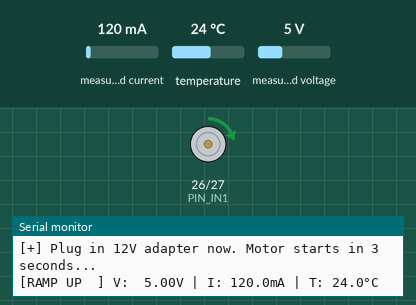
A sketch run on a simulated ESP32. Shown: motor-driver pin pairs drawn as motors (green arrow = first pin HIGH = forward, orange = second pin HIGH = backward, longer = more drive, scaled by the enable pin), the last lines printed to the serial monitor. Inputs (shaded band) come from the test bench; at power-on: measured current 120 mA, temperature 24 °C, measured voltage 5 V.

Above: at 5.2 s.
5.3 s: measured current set to 40 mA
At 9.1 s:
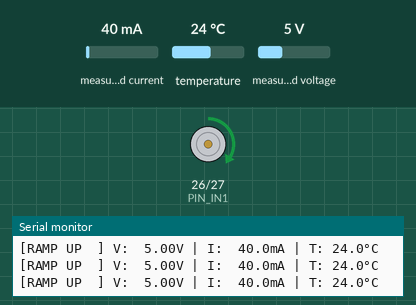
9.3 s: temperature set to 2 °C
At 13.0 s:
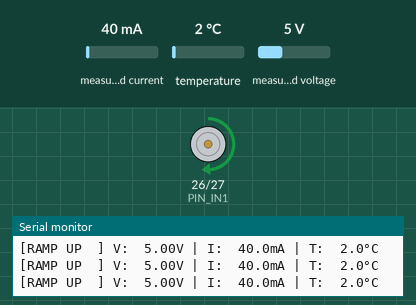
13.3 s: measured voltage set to 11.2 V
17.2 s: temperature set to 12 °C
Timing chart, 0 to 64.9 s (numbered marks = the images above; inputs shaded):
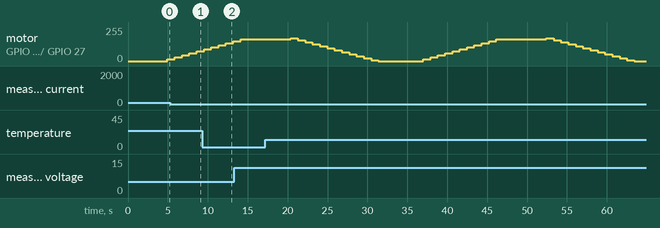

The sketch:

ina219_motordriver_temp_test.ino
```cpp
/*
 * MachinoCare - Motor Driver + INA219 (Current) + DS18B20 (Temperature)
 */

#include <Wire.h>
#include <Adafruit_INA219.h>
#include <OneWire.h>
#include <DallasTemperature.h>

// Motor Driver Pins
#define PIN_ENA 25
#define PIN_IN1 26
#define PIN_IN2 27

// DS18B20 Data Pin
#define ONE_WIRE_BUS 15

// PWM Configuration
const int PWM_FREQ = 5000;
const int PWM_RES  = 8;
const int PWM_CH   = 0;

Adafruit_INA219 ina219;
OneWire oneWire(ONE_WIRE_BUS);
DallasTemperature tempSensor(&oneWire);

void setMotorSpeed(int duty) {
  duty = constrain(duty, 0, 255);
  #if ESP_ARDUINO_VERSION_MAJOR >= 3
    ledcWrite(PIN_ENA, duty);
  #else
    ledcWrite(PWM_CH, duty);
  #endif
}

void printTelemetry(const char* label) {
  float busVoltage = ina219.getBusVoltage_V();
  float current_mA = ina219.getCurrent_mA();

  tempSensor.requestTemperatures();
  float tempC = tempSensor.getTempCByIndex(0);

  if (tempC == DEVICE_DISCONNECTED_C) {
    Serial.printf("[%s] V: %5.2fV | I: %5.1fmA | T: SENSOR ERROR\n",
                  label, busVoltage, current_mA);
  } else {
    Serial.printf("[%s] V: %5.2fV | I: %5.1fmA | T: %4.1f°C\n",
                  label, busVoltage, current_mA, tempC);
  }
}

void setup() {
  Serial.begin(115200);
  delay(1000);
  Serial.println("\n=== MachinoCare: Dual-Sensor Bring-Up (INA219 + DS18B20) ===");

  pinMode(PIN_IN1, OUTPUT);
  pinMode(PIN_IN2, OUTPUT);
  digitalWrite(PIN_IN1, LOW);
  digitalWrite(PIN_IN2, LOW);

  #if ESP_ARDUINO_VERSION_MAJOR >= 3
    ledcAttach(PIN_ENA, PWM_FREQ, PWM_RES);
  #else
    ledcSetup(PWM_CH, PWM_FREQ, PWM_RES);
    ledcAttachPin(PIN_ENA, PWM_CH);
  #endif

  // I2C Bus for INA219 (GPIO 21 SDA, GPIO 22 SCL)
  Wire.begin(21, 22);
  if (!ina219.begin()) {
    Serial.println("[-] INA219 failed! Check SDA/SCL wiring.");
    while (1) delay(10);
  }

  // 1-Wire Temp Sensor on GPIO 15
  tempSensor.begin();

  Serial.println("[+] INA219 and DS18B20 initialized successfully.");
  Serial.println("[+] Plug in 12V adapter now. Motor starts in 3 seconds...");
  delay(3000);
}

void loop() {
  digitalWrite(PIN_IN1, HIGH);
  digitalWrite(PIN_IN2, LOW);

  // Ramp Up
  for (int duty = 0; duty <= 170; duty += 15) {
    setMotorSpeed(duty);
    printTelemetry("RAMP UP  ");
    delay(150);
  }

  // Steady Run for 5 seconds
  unsigned long startSteady = millis();
  while (millis() - startSteady < 5000) {
    printTelemetry("STEADY   ");
    delay(300);
  }

  // Ramp Down
  for (int duty = 170; duty >= 0; duty -= 15) {
    setMotorSpeed(duty);
    printTelemetry("RAMP DOWN");
    delay(150);
  }

  // Idle Pause
  digitalWrite(PIN_IN1, LOW);
  digitalWrite(PIN_IN2, LOW);
  for (int i = 0; i < 3; i++) {
    printTelemetry("IDLE STOP");
    delay(800);
  }
}
```
